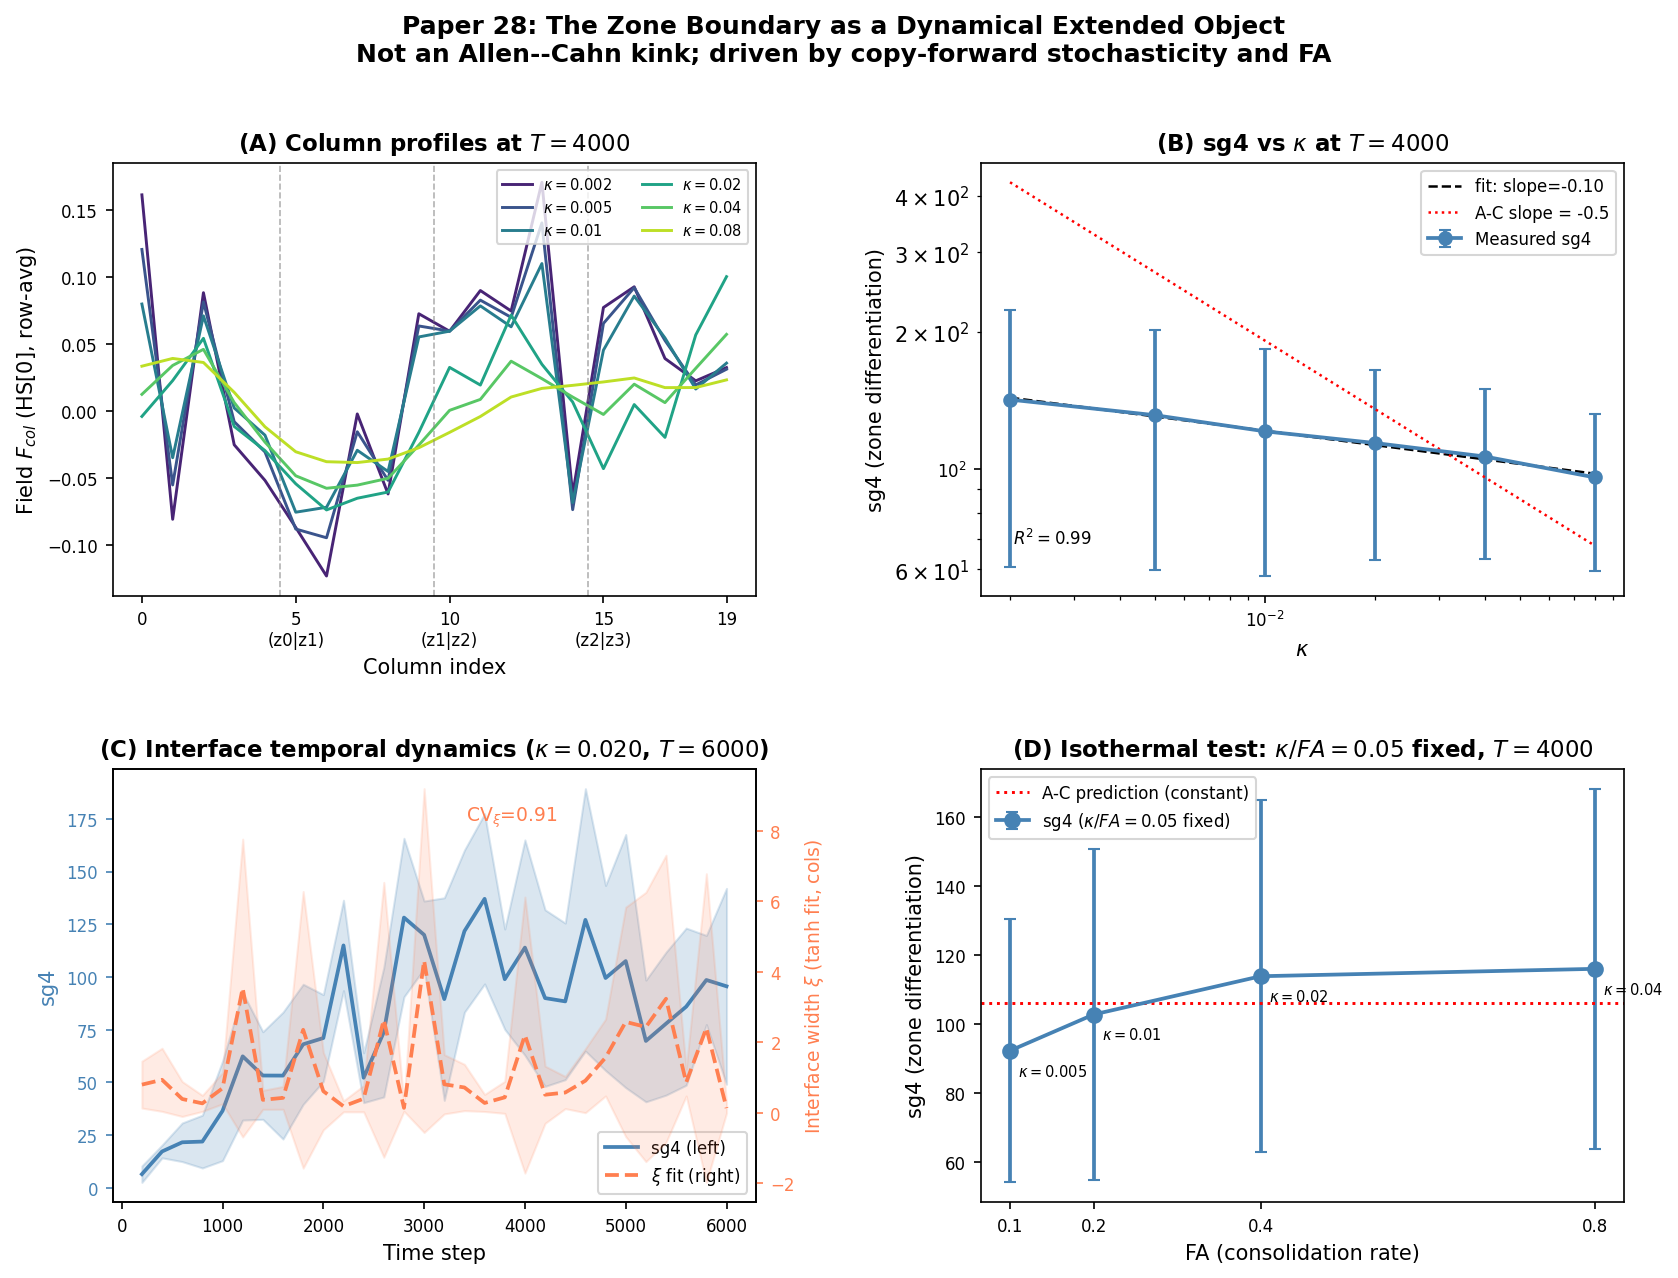

Recreate this plot in Python.
"""
paper28_figure1.py  --  Paper 28 main figure

4 panels:
  A: Column profiles at different kappa (Exp A, one representative seed per kappa)
     Shows whether profile is step-like or smooth; how kappa shapes spatial structure
  B: sg4 vs kappa on log-log (Exp A)
     Key finding: sg4 weakly decreases with kappa (slope ~ -0.11, not Allen-Cahn -0.5)
  C: sg4(t) and xi_diff1(t) over time (Exp B)
     Key finding: CV_xi ~ 1, interface is a dynamically fluctuating object
  D: sg4 along isothermal direction (Exp C, kappa/FA = 0.05 fixed)
     Key finding: sg4 increases with absolute FA (FA is the primary driver)
"""
import json, os, math, sys
import numpy as np
import matplotlib
matplotlib.use("Agg")
import matplotlib.pyplot as plt
from matplotlib.gridspec import GridSpec
from scipy.optimize import curve_fit
from scipy.stats import linregress

# ── Load parameters from experiments module ───────────────────────────────────
sys.path.insert(0, os.path.dirname(__file__))
from paper28_experiments import (
    KAPPA_VALS_A, N_SEEDS_A, T_END_A, CPS_A,
    N_SEEDS_B, CPS_B,
    ISOTHERMAL_PAIRS, N_SEEDS_C, CPS_C,
    KAPPA_STD, FA_STD, HALF, H, HS, N_ZONES, ZONE_W,
    key_a, key_b, key_c,
    _get_xi, _get_A, fit_tanh_boundary,
)

RESULTS_FILE = os.path.join(os.path.dirname(__file__),
                            "results", "paper28_results.json")
with open(RESULTS_FILE) as f:
    R = json.load(f)

T_LAST_A = CPS_A[-1]   # 4000
T_LAST_C = CPS_C[-1]   # 4000

# ── Helpers ───────────────────────────────────────────────────────────────────
def best_seed_profile(kappa):
    """
    Return col_profile full[:,0] for the seed with the largest
    |zone0_mean - zone1_mean|, sign-aligned so zone 0 >= zone 1.
    """
    best_contrast = -1
    best_prof     = None
    cols_per_zone = ZONE_W
    for s in range(N_SEEDS_A):
        k  = key_a(kappa, s)
        cp = R.get(k, {}).get(f"col_profile_{T_LAST_A}")
        if cp is None:
            continue
        full0 = np.array(cp["full"])[:, 0]
        z0    = full0[:cols_per_zone].mean()
        z1    = full0[cols_per_zone:2*cols_per_zone].mean()
        contrast = abs(z0 - z1)
        if contrast > best_contrast:
            best_contrast = contrast
            best_prof = full0 * (1 if z0 >= z1 else -1)
    return best_prof

def sg4_kappa(kappa, t):
    vals = [R.get(key_a(kappa, s), {}).get(f"sg4_{t}", float("nan"))
            for s in range(N_SEEDS_A)]
    return [v for v in vals if not math.isnan(v)]

# ── Figure setup ──────────────────────────────────────────────────────────────
fig = plt.figure(figsize=(13, 9))
gs  = GridSpec(2, 2, figure=fig, hspace=0.40, wspace=0.35)
ax  = {k: fig.add_subplot(gs[r, c]) for k, (r, c) in
       zip("ABCD", [(0,0),(0,1),(1,0),(1,1)])}

kappa_colors = plt.cm.viridis(np.linspace(0.10, 0.90, len(KAPPA_VALS_A)))
x_cols       = np.arange(HALF)
boundaries   = [ZONE_W * (z + 1) - 0.5 for z in range(N_ZONES - 1)]

# ─────────────────────────────────────────────────────────────────────────────
# Panel A: Column profiles (best seed per kappa)
# ─────────────────────────────────────────────────────────────────────────────
for kappa, col in zip(KAPPA_VALS_A, kappa_colors):
    prof = best_seed_profile(kappa)
    if prof is None:
        continue
    ax["A"].plot(x_cols, prof, color=col,
                 label=rf"$\kappa={kappa}$", lw=1.4)
for xb in boundaries:
    ax["A"].axvline(xb, color="gray", lw=0.8, ls="--", alpha=0.6)
ax["A"].set_xlabel("Column index", fontsize=10)
ax["A"].set_ylabel(r"Field $F_{col}$ (HS[0], row-avg)", fontsize=10)
ax["A"].set_title(r"(A) Column profiles at $T=4000$", fontsize=11, fontweight="bold")
ax["A"].legend(fontsize=7, ncol=2, loc="upper right")
ax["A"].set_xticks([0, 5, 10, 15, 19])
ax["A"].set_xticklabels(["0", "5\n(z0|z1)", "10\n(z1|z2)", "15\n(z2|z3)", "19"])
ax["A"].tick_params(labelsize=8)

# ─────────────────────────────────────────────────────────────────────────────
# Panel B: sg4 vs kappa (log-log)
# ─────────────────────────────────────────────────────────────────────────────
kappa_arr = np.array(KAPPA_VALS_A)
sg4_means, sg4_stds = [], []
for kappa in KAPPA_VALS_A:
    vals = sg4_kappa(kappa, T_LAST_A)
    sg4_means.append(np.mean(vals) if vals else float("nan"))
    sg4_stds.append(np.std(vals)   if len(vals) > 1 else 0.0)
sg4_means = np.array(sg4_means)
sg4_stds  = np.array(sg4_stds)

valid = ~np.isnan(sg4_means)
ax["B"].errorbar(kappa_arr[valid], sg4_means[valid], yerr=sg4_stds[valid],
                 fmt="o-", color="steelblue", lw=1.8, ms=6, capsize=3,
                 label="Measured sg4")

# Log-log fit
lk  = np.log(kappa_arr[valid])
lsg = np.log(sg4_means[valid])
slope, intercept, r, *_ = linregress(lk, lsg)
k_fit = np.logspace(np.log10(kappa_arr.min()), np.log10(kappa_arr.max()), 50)
ax["B"].plot(k_fit, np.exp(intercept) * k_fit ** slope, "k--", lw=1.2,
             label=rf"fit: slope={slope:.2f}")

# Allen-Cahn reference (slope = -0.5)
k_ref = np.array([kappa_arr.min(), kappa_arr.max()])
ref_level = sg4_means[valid].mean() * (k_ref / kappa_arr[valid].mean()) ** (-0.5)
ax["B"].plot(k_ref, ref_level, "r:", lw=1.2, label="A-C slope = -0.5")

ax["B"].set_xscale("log"); ax["B"].set_yscale("log")
ax["B"].set_xlabel(r"$\kappa$", fontsize=10)
ax["B"].set_ylabel("sg4 (zone differentiation)", fontsize=10)
ax["B"].set_title(r"(B) sg4 vs $\kappa$ at $T=4000$", fontsize=11, fontweight="bold")
ax["B"].legend(fontsize=8)
ax["B"].tick_params(labelsize=8)
ax["B"].annotate(rf"$R^2={r**2:.2f}$", xy=(0.05, 0.12),
                 xycoords="axes fraction", fontsize=8)

# ─────────────────────────────────────────────────────────────────────────────
# Panel C: Temporal dynamics (Exp B) — sg4(t) and xi_diff1(t)
# ─────────────────────────────────────────────────────────────────────────────
t_arr = np.array(CPS_B)
sg4_B, sg4_B_std = [], []
xi_B,  xi_B_std  = [], []
for t in CPS_B:
    s4_t = [R.get(key_b(s), {}).get(f"sg4_{t}", float("nan"))
            for s in range(N_SEEDS_B)]
    s4_t = [v for v in s4_t if not math.isnan(v)]
    sg4_B.append(np.mean(s4_t) if s4_t else float("nan"))
    sg4_B_std.append(np.std(s4_t) if len(s4_t) > 1 else 0.0)

    xi_t = []
    for s in range(N_SEEDS_B):
        cp = R.get(key_b(s), {}).get(f"col_profile_{t}")
        if cp is not None:
            xi_s = _get_xi(cp, "full0")
            if not math.isnan(xi_s) and xi_s < 15:   # filter spurious fits
                xi_t.append(xi_s)
    xi_B.append(np.mean(xi_t) if xi_t else float("nan"))
    xi_B_std.append(np.std(xi_t) if len(xi_t) > 1 else 0.0)

sg4_B     = np.array(sg4_B)
sg4_B_std = np.array(sg4_B_std)
xi_B      = np.array(xi_B)
xi_B_std  = np.array(xi_B_std)

ax2 = ax["C"].twinx()

valid_sg = ~np.isnan(sg4_B)
ax["C"].fill_between(t_arr[valid_sg],
                     (sg4_B - sg4_B_std)[valid_sg],
                     (sg4_B + sg4_B_std)[valid_sg],
                     alpha=0.2, color="steelblue")
ax["C"].plot(t_arr[valid_sg], sg4_B[valid_sg],
             color="steelblue", lw=1.8, label="sg4 (left)")

valid_xi = ~np.isnan(xi_B)
if valid_xi.any():
    ax2.fill_between(t_arr[valid_xi],
                     (xi_B - xi_B_std)[valid_xi],
                     (xi_B + xi_B_std)[valid_xi],
                     alpha=0.15, color="coral")
    ax2.plot(t_arr[valid_xi], xi_B[valid_xi],
             color="coral", lw=1.8, ls="--", label=r"$\xi$ fit (right)")
    # Compute and annotate CV
    valid_xi_vals = xi_B[valid_xi]
    cv = float(np.std(valid_xi_vals) / np.mean(valid_xi_vals)) if np.mean(valid_xi_vals) > 0 else float("nan")
    ax2.set_ylabel(r"Interface width $\xi$ (tanh fit, cols)", fontsize=9, color="coral")
    ax2.tick_params(axis="y", colors="coral", labelsize=8)
    ax2.annotate(rf"CV$_\xi$={cv:.2f}", xy=(0.55, 0.88),
                 xycoords="axes fraction", fontsize=9, color="coral")

ax["C"].set_xlabel("Time step", fontsize=10)
ax["C"].set_ylabel("sg4", fontsize=10, color="steelblue")
ax["C"].tick_params(axis="y", colors="steelblue", labelsize=8)
ax["C"].tick_params(axis="x", labelsize=8)
ax["C"].set_title(r"(C) Interface temporal dynamics ($\kappa=0.020$, $T=6000$)",
                  fontsize=11, fontweight="bold")
lines1, labs1 = ax["C"].get_legend_handles_labels()
lines2, labs2 = ax2.get_legend_handles_labels()
ax["C"].legend(lines1 + lines2, labs1 + labs2, fontsize=8, loc="lower right")

# ─────────────────────────────────────────────────────────────────────────────
# Panel D: Isothermal test — sg4 vs FA at fixed kappa/FA = 0.05
# ─────────────────────────────────────────────────────────────────────────────
iso_FA    = [fa for _, fa in ISOTHERMAL_PAIRS]
iso_kappa = [kappa for kappa, _ in ISOTHERMAL_PAIRS]
sg4_C_mean, sg4_C_std = [], []
xi_C_mean = []
for kappa, fa in ISOTHERMAL_PAIRS:
    vals = [R.get(key_c(kappa, fa, s), {}).get(f"sg4_{T_LAST_C}", float("nan"))
            for s in range(N_SEEDS_C)]
    vals = [v for v in vals if not math.isnan(v)]
    sg4_C_mean.append(np.mean(vals) if vals else float("nan"))
    sg4_C_std.append(np.std(vals)   if len(vals) > 1 else 0.0)

    xis = []
    for s in range(N_SEEDS_C):
        cp = R.get(key_c(kappa, fa, s), {}).get(f"col_profile_{T_LAST_C}")
        if cp is not None:
            xi_s = _get_xi(cp, "full0")
            if not math.isnan(xi_s) and xi_s < 15:
                xis.append(xi_s)
    xi_C_mean.append(np.mean(xis) if xis else float("nan"))

sg4_C_mean = np.array(sg4_C_mean)
sg4_C_std  = np.array(sg4_C_std)
xi_C_mean  = np.array(xi_C_mean)

# Plot sg4 vs FA (primary) with kappa labeled on points
ax["D"].errorbar(iso_FA, sg4_C_mean, yerr=sg4_C_std,
                 fmt="o-", color="steelblue", lw=1.8, ms=7, capsize=3,
                 label=r"sg4 ($\kappa/FA=0.05$ fixed)")
for i, (kappa, fa) in enumerate(ISOTHERMAL_PAIRS):
    if not math.isnan(sg4_C_mean[i]):
        ax["D"].annotate(rf"$\kappa={kappa}$",
                         (fa, sg4_C_mean[i]),
                         textcoords="offset points",
                         xytext=(4, -12), fontsize=7)

# Allen-Cahn prediction: sg4 should be constant at fixed kappa/FA
ymin = max(0, sg4_C_mean[~np.isnan(sg4_C_mean)].min() * 0.9)
ymax = sg4_C_mean[~np.isnan(sg4_C_mean)].max() * 1.05
ax["D"].axhline(sg4_C_mean[~np.isnan(sg4_C_mean)].mean(),
                color="red", ls=":", lw=1.4,
                label="A-C prediction (constant)")

ax["D"].set_xlabel("FA (consolidation rate)", fontsize=10)
ax["D"].set_ylabel("sg4 (zone differentiation)", fontsize=10)
ax["D"].set_title(r"(D) Isothermal test: $\kappa/FA = 0.05$ fixed, $T=4000$",
                  fontsize=11, fontweight="bold")
ax["D"].legend(fontsize=8)
ax["D"].tick_params(labelsize=8)
ax["D"].set_xticks(iso_FA)
ax["D"].set_xticklabels([str(fa) for fa in iso_FA])

# ── Title and save ────────────────────────────────────────────────────────────
fig.suptitle(
    "Paper 28: The Zone Boundary as a Dynamical Extended Object\n"
    r"Not an Allen--Cahn kink; driven by copy-forward stochasticity and FA",
    fontsize=12, fontweight="bold", y=0.99
)
out_base = os.path.join(os.path.dirname(__file__), "paper28_figure1")
fig.savefig(out_base + ".pdf", bbox_inches="tight", dpi=150)
fig.savefig(out_base + ".png", bbox_inches="tight", dpi=150)
print(f"Saved: {out_base}.pdf / .png")
plt.close(fig)
